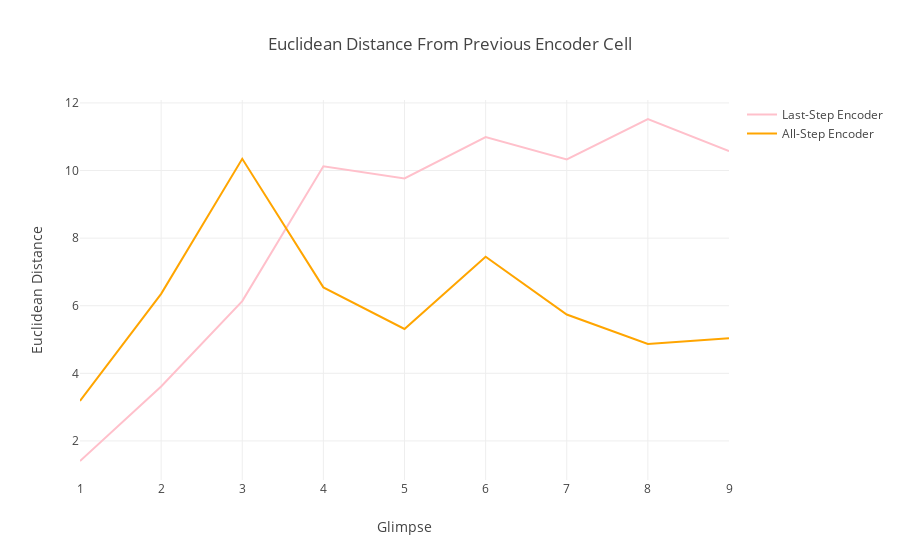
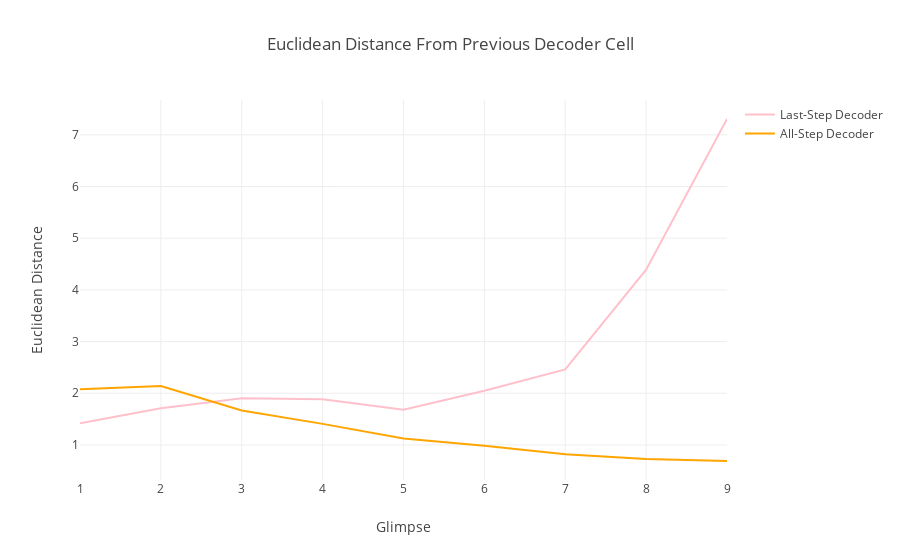

Notebook cell for these charts, in order:
### Code cell
machine_enc = [1.4066057858859957, 3.6113135285460722, 6.137033285536026, 10.124332715724808, 9.765079006737148, 10.99238772845741, 10.330132371101728, 11.52484898713897, 10.573876070261312]
machine_dec = [1.4179620840297436, 1.7094067930915617, 1.9022115277141238, 1.8823323535933418, 1.6817126837198724, 2.04972240257128, 2.460423862941345, 4.390198561264553, 7.3065966622687295]
human_enc = [3.183844345896733, 6.352002343315332, 10.346831645242077, 6.542732956593598, 5.313919889979254, 7.449722940166492, 5.740357351803049, 4.867553473324298, 5.039451792602519]
human_dec = [2.075677194845721, 2.140315826718127, 1.6670011647662701, 1.4068137122691426, 1.1253808978174604, 0.985056302671661, 0.8211949089957696, 0.7264396391067092, 0.6885668349576458]
x_dec = np.arange(1, 11)

data1 = [
    go.Scatter(
        x = x_dec,
        y = machine_enc,
        mode = 'lines',
        name = 'Last-Step Encoder',
        marker=dict(color="pink")
    ),
    go.Scatter(
        x = x_dec,
        y = human_enc,
        mode = 'lines',
        name = 'All-Step Encoder',
        marker=dict(color="orange")
    )
]

data2 = [
    go.Scatter(
        x = x_dec,
        y = machine_dec,
        mode = 'lines',
        name = 'Last-Step Decoder',
        marker=dict(color="pink")
    ),
    go.Scatter(
        x = x_dec,
        y = human_dec,
        mode = 'lines',
        name = 'All-Step Decoder',
        marker=dict(color="orange")
    )
]


print len(machine_dec)



layout1 = go.Layout(
    title="Euclidean Distance From Previous Encoder Cell",
    xaxis=dict(
        title="Glimpse",
    ),
    yaxis=dict(
        title="Euclidean Distance"
    )
)
fig1 = go.Figure(data=data1, layout=layout1)

iplot(fig1)

layout2 = go.Layout(
    title="Euclidean Distance From Previous Decoder Cell",
    xaxis=dict(
        title="Glimpse",
    ),
    yaxis=dict(
        title="Euclidean Distance"
    )
)
fig2 = go.Figure(data=data2, layout=layout2)

iplot(fig2)

### Figure 1 — Plotly figure (JSON) as saved in the notebook; plotly's stock layout.template omitted (floating-point values rounded to 4 significant figures)
{"data": [{"marker": {"color": "pink"}, "mode": "lines", "name": "Last-Step Encoder", "type": "scatter", "x": [1, 2, 3, 4, 5, 6, 7, 8, 9, 10], "y": [1.407, 3.611, 6.137, 10.12, 9.765, 10.99, 10.33, 11.52, 10.57]}, {"marker": {"color": "orange"}, "mode": "lines", "name": "All-Step Encoder", "type": "scatter", "x": [1, 2, 3, 4, 5, 6, 7, 8, 9, 10], "y": [3.184, 6.352, 10.35, 6.543, 5.314, 7.45, 5.74, 4.868, 5.039]}], "layout": {"title": "Euclidean Distance From Previous Encoder Cell", "xaxis": {"title": "Glimpse"}, "yaxis": {"title": "Euclidean Distance"}}}

### Figure 2 — Plotly figure (JSON) as saved in the notebook; plotly's stock layout.template omitted (floating-point values rounded to 4 significant figures)
{"data": [{"marker": {"color": "pink"}, "mode": "lines", "name": "Last-Step Decoder", "type": "scatter", "x": [1, 2, 3, 4, 5, 6, 7, 8, 9, 10], "y": [1.418, 1.709, 1.902, 1.882, 1.682, 2.05, 2.46, 4.39, 7.307]}, {"marker": {"color": "orange"}, "mode": "lines", "name": "All-Step Decoder", "type": "scatter", "x": [1, 2, 3, 4, 5, 6, 7, 8, 9, 10], "y": [2.076, 2.14, 1.667, 1.407, 1.125, 0.9851, 0.8212, 0.7264, 0.6886]}], "layout": {"title": "Euclidean Distance From Previous Decoder Cell", "xaxis": {"title": "Glimpse"}, "yaxis": {"title": "Euclidean Distance"}}}
